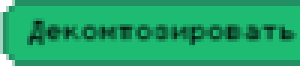
#> input picture web_interaction/templates/decompose_button_action.png, 100 x 22 px, found by its file name (shown 3 times larger); its folder holds only this picture in this run
$ python image_parser.py
#> lines starting #> are read from the running program, lines starting #| are printed output that depends on the picture; after the words box and inside, x2 and y2 are one past the last pixel; in counts of white or black regions, pixels touching at a corner belong together
import cv2
import matplotlib.pyplot as plt
import numpy as np
from os import listdir


def load_characters():
    characters = []
    for f in listdir("templates"):
        key = '' if f[:5] == 'empty' else f[0]
        digit = cv2.imread(f"templates/{f}")
#> digit is the input picture: shape (22, 100, 3); mean B, G, R 105.4, 166.2, 32.4
        characters.append((key, digit))
    return characters


CHARACTERS = load_characters()
#> CHARACTERS = 1 item
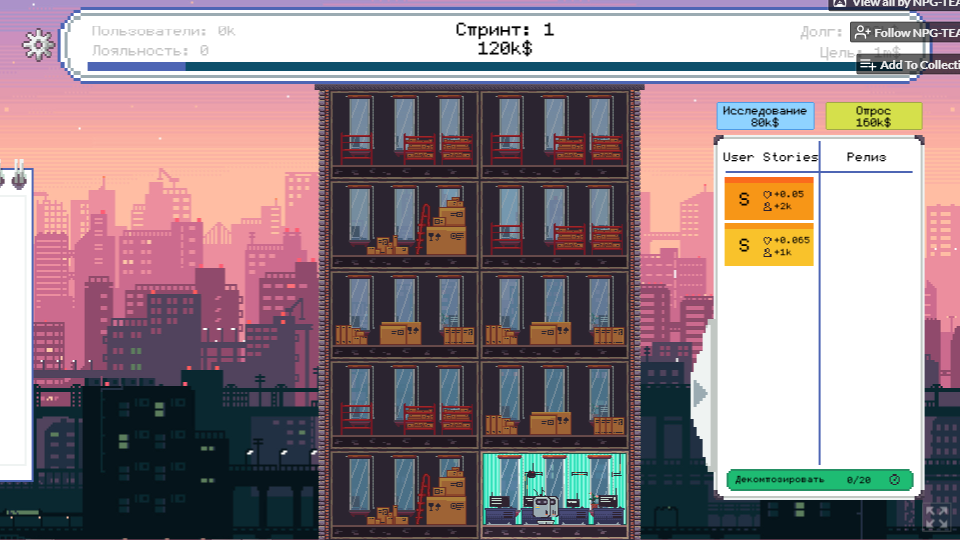
#> input picture web-interaction/iframe_user_stories.png, 960 x 540 px
#> in main, image is the input picture: shape (540, 960, 3); mean B, G, R 136, 130.7, 147.4


def get_black_white_image(image, backgruond_color):
    lower = backgruond_color * 0.6
    upper = backgruond_color * 1.01
    mask = cv2.inRange(image, lower, upper)
    image[mask == 255] = [255, 255, 255]
    image[mask == 0] = [0, 0, 0]

    return image


def find_digit(image):
    for key, value in CHARACTERS:
        if value is None:
            continue
        if value.shape != image.shape:
            continue
        if (image == value).all():
            return key


def get_float(nums, num_width, num_count):
    value = ""
    for i in range(num_count):
        num = nums[:, num_width * i : num_width * (i + 1)]
        digit = find_digit(num)
        if digit == 'k':
            break
        if digit is None:
            cv2.imwrite(f"templates/unknown.png", num)
            plt.imshow(num)
            plt.show()
            break
        value += str(digit)
    return float(value)

def get_user_story_float(nums):
    num_width = 6
    return get_float(nums, num_width, 5)


def get_backlog_float(nums):
    num_width = 11
    return get_float(nums, num_width, 2)


def get_user_story_loyalty(user_story):
    loyalty_nums = user_story[7:15, 55:]
    loyalty_value = get_user_story_float(loyalty_nums)
    return loyalty_value


def get_user_story_customers(user_story):
    customers_nums = user_story[19:27, 55:]
    customers_value = get_user_story_float(customers_nums)
    return customers_value


def get_user_story_description(user_story):
    color = user_story[0, 0]
    user_story_bw = get_black_white_image(user_story, color)

    loyalty_value = get_user_story_loyalty(user_story_bw)
    customers_value = get_user_story_customers(user_story_bw)

    return color, loyalty_value, customers_value


def get_board(image: cv2.typing.MatLike):
    board = image[135:495, 715:925]
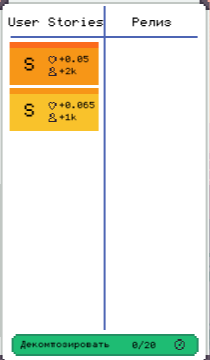
#> board: shape (360, 210, 3); mean B, G, R 219.9, 235.1, 235.2
    return board


def get_rows(board_image: cv2.typing.MatLike):
    rows = []
    w, h = 88, 37
    for i in range(10):
        x_0 = 10
        y_0 = 48 + 46 * i
        row = board_image[y_0 : y_0 + h, x_0 : x_0 + w]
        # plt.imshow(row)
        # plt.show()

        color = row[0, 0]
        if (color == [255, 255, 255]).all():
            break

        rows.append(row)
#> this loop made 3 passes
#> color on passes 1 to 3: [23, 150, 247], [43, 194, 249], [255, 255, 255]
#> pass 1, in get_rows, `row = board_image[y_0 : y_0 + h, x_0 : x_0 + w]`:
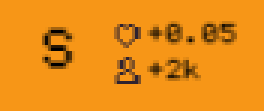
#> row: shape (37, 88, 3) (shown 3 times larger); mean B, G, R 22.4, 141.8, 233.3
#> pass 2, in get_rows, `row = board_image[y_0 : y_0 + h, x_0 : x_0 + w]`:
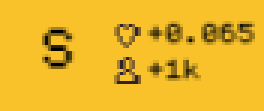
#> row: shape (37, 88, 3) (shown 3 times larger); mean B, G, R 41.1, 182.4, 234.2
#> after the loop, rows = 2 items

    return rows


def get_user_stories(frame):
    user_stories = []
    user_stories_board = get_board(frame)
    # plt.imshow(user_stories_board)
    # plt.show()
    user_stories_cards = get_rows(user_stories_board)
#> user_stories_cards = 2 items
    for user_story in user_stories_cards:
        description = get_user_story_description(user_story)
        user_stories.append(description)
#> this loop made 1 pass
#> pass 1, in get_black_white_image, `mask = cv2.inRange(image, lower, upper)`:
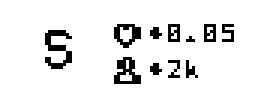
#> mask: shape (37, 88) (shown 3 times larger); 92.6% white; black in thin lines or dots, all inside (x1, y1, x2, y2) = (15, 8, 78, 28)
#> pass 1, in get_float, `plt.show()`:
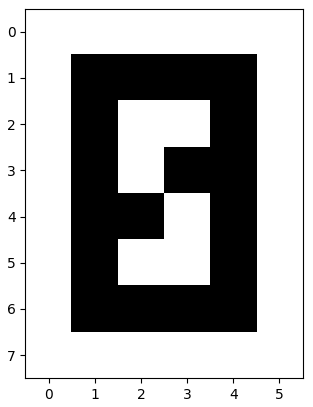
#> figure drawn by matplotlib, 1 panel
#> after the loop, user_stories = []

    return user_stories


def split_row(row: cv2.typing.MatLike):
    left = row[:, :42]
    right = row[:, 46:]
    if (right[0, 0] == [255, 255, 255]).all():
        return [left]
    return [left, right]


def get_backlog_card_descripton(card_image):
    color = card_image[0, 0]
    card_image = get_black_white_image(card_image, color)

    hours = card_image[9:24, 3:25]
    hours_value = get_backlog_float(hours)

    return color, hours_value


def get_backlog_card_images(image):
    backlog_board = get_board(image)

    backlog_rows = get_rows(backlog_board)
    cards = []
    for row in backlog_rows:
        row_cards = split_row(row)
        cards.extend(row_cards)

    return cards


def get_backlog(image):
    backlog_cards = []
    cards = get_backlog_card_images(image)

    for card in cards:
        card_descripton = get_backlog_card_descripton(card)
        backlog_cards.append(card_descripton)

    return backlog_cards


def main():
    image = cv2.imread("iframe_user_stories.png")
    user_stories = get_user_stories(image)
    print(user_stories)

    image = cv2.imread("iframe_backlog.png")
    backlog_cards = get_backlog(image)
    print(backlog_cards)


if __name__ == "__main__":
#> (the run stopped early here; a loop or call above may not have finished)
